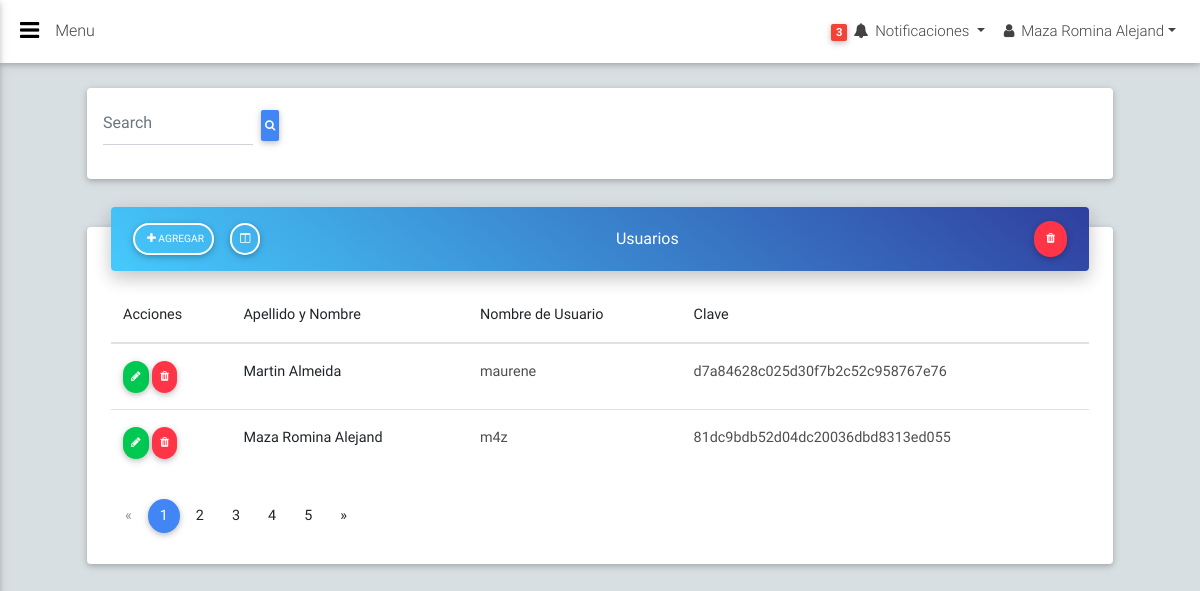
Screenshot of /usuarios/index.php (signed in) with the database file from the repository.
### tables this page shows
CREATE TABLE `usuarios` (
  `id_usuario` int(11) NOT NULL,
  `tipo_usuario` int(1) NOT NULL COMMENT '1=administrador,2=profesor,3=alumno',
  `rela_persona` int(11) NOT NULL,
  `nombre_usuario` varchar(250) NOT NULL,
  `clave` varchar(250) NOT NULL
);

CREATE TABLE `personas` (
  `id_persona` int(4) NOT NULL,
  `apellido_nombre_persona` varchar(60) NOT NULL,
  `cuil_persona` varchar(20) NOT NULL,
  `sexo` varchar(2) NOT NULL,
  `fecha_nacimiento` date DEFAULT NULL,
  `email` varchar(200) DEFAULT NULL,
  `domicilio` varchar(250) DEFAULT NULL,
  `contacto` int(20) DEFAULT NULL,
  `rela_id_localidad` int(4) DEFAULT NULL,
  `nacionalidad` varchar(100) DEFAULT NULL
);

### login/home.php (called while the page is built, shortened)
<?php
	include "../template/head.php";
	include "../template/notif.php";
?>

### usuarios/index.php (the view, shortened to what this page needs)
<?php
include "../login/home.php";
include "../conexion/conexion.php";
$sql="SELECT * FROM `usuarios` JOIN personas on id_persona=rela_persona";
$usuarios=$conexion->query($sql)->fetchAll(PDO::FETCH_OBJ);
?>
    <main>
    <div class="container-fluid">
        <section>
            <div class="card p-2 mb-5">
                <div class="row">
                    <div class="col-lg-6 col-md-7">
                        <form class="form-inline md-form mt-2 ml-2">
                            <input class="form-control my-0" type="text" placeholder="Search" style="max-width: 150px;">
                            <button class="btn btn-sm btn-primary ml-2 px-1"><i class="fa fa-search"></i>  </button>
                        </form>
                    </div>
                </div>
            </div>
            <div class="card card-cascade narrower z-depth-1">
                <div class="view gradient-card-header blue-gradient narrower py-2 mx-4 mb-3 d-flex justify-content-between align-items-center">
                    <div>
                        <a href="frmAgregar.php" type="button" class="btn btn-outline-white btn-rounded btn-sm px-2"><i class="fa fa-plus ml-1"></i> Agregar</a>
                        <button type="button" class="btn btn-outline-white btn-rounded btn-sm px-2"><i class="fa fa-columns mt-0"></i></button>
                    </div>
                    <a href="" class="white-text mx-3">Usuarios</a>
                    <div>
                        <button type="button" class="btn btn-danger btn-rounded btn-sm px-2"><i class="fa fa-trash m-1"></i></button>
                    </div>
                </div>
                <div class="px-4">
                    <div class="table-responsive">
                        <table class="table table-hover mb-0">
                            <thead>
                            <tr>
                                <th>Acciones</th>
                                <th>Apellido y Nombre</th>
                                <th>Nombre de Usuario</th>
                                <th>Clave</th>
                            </tr>
                            </thead>
                            <tbody>
                                <?php
                                foreach($usuarios as $usuario){?>
                                    <tr>
                                        <th>
                                        <div>
                                            <a type="button" class="btn btn-rounded btn-success btn-sm px-2" data-toggle="modal" data-target="#modalModificar" onclick="datosUsuario(<?php echo $usuario->id_usuario;?>)"><i class="fa fa-pencil" ></i></a>
                                            <a type="button" class="btn btn-rounded btn-danger btn-sm px-2" onclick="eliminarUsuario(<?php echo $usuario->id_usuario;?>)"><i class="fa fa-trash"></i></a>
                                        </div>
                                        </th>
                                        <th><?php echo $usuario->apellido_nombre_persona; ?></th>
                                        <td><?php echo $usuario->nombre_usuario; ?></td>
                                        <td><?php echo $usuario->clave; ?> </td>
                                    </tr>
                                <?php }?>
                            </tbody>
                        </table>
                    </div>
                    <nav class="my-4">
                        <ul class="pagination pagination-circle pg-blue mb-0">
                            <li class="page-item disabled">
                                <a class="page-link" aria-label="Previous">
                                    <span aria-hidden="true">&laquo;</span>
                                </a>
                            </li>
                            <li class="page-item active"><a class="page-link">1</a></li>
                            <li class="page-item"><a class="page-link">2</a></li>
                            <li class="page-item clearfix d-none d-md-inline-block"><a class="page-link">3</a></li>
                            <li class="page-item clearfix d-none d-md-inline-block"><a class="page-link">4</a></li>
                            <li class="page-item clearfix d-none d-md-inline-block"><a class="page-link">5</a></li>
                            <li class="page-item">
                                <a class="page-link" aria-label="Next">
                                    <span aria-hidden="true">&raquo;</span>
                                </a>
                            </li>
                        </ul>
                    </nav>
                </div>
            </div>
        </section>
    </div>
</main>
<?php
include "../template/script.php";
?>

### template/head.php (shortened to what this page needs)
<!DOCTYPE html>
<html lang="es">
<head>
    <link rel="stylesheet" href="https://maxcdn.bootstrapcdn.com/font-awesome/4.7.0/css/font-awesome.min.css">
    <link rel="stylesheet" href="../css/bootstrap.min.css">
    <link rel="stylesheet" href="../css/mdb.min.css">
    <link rel="stylesheet" href="../css/style.css">
</head>
<body class="fixed-sn white-skin">

### template/notif.php (shortened to what this page needs)
<nav class="navbar fixed-top navbar-expand-lg scrolling-navbar double-nav">
            <div class="float-left">
                <a href="#" data-activates="slide-out" class="button-collapse black-text"><i class="fa fa-bars"></i></a>
            </div>
            <div class="breadcrumb-dn mr-auto">
                <p>Menu</p>
            </div>
            <ul class="nav navbar-nav nav-flex-icons ml-auto">
                <li class="nav-item dropdown notifications-nav">
                    <a class="nav-link dropdown-toggle waves-effect" id="navbarDropdownMenuLink" data-toggle="dropdown" aria-haspopup="true"
                        aria-expanded="false">
                        <span class="badge red">3</span> <i class="fa fa-bell"></i>
                        <span class="d-none d-md-inline-block">Notificaciones</span>
                    </a>
                </li>
                <li class="nav-item dropdown">
                    <a class="nav-link dropdown-toggle waves-effect" href="#" id="userDropdown" data-toggle="dropdown" aria-haspopup="true" aria-expanded="false">
                        <i class="fa fa-user"></i> <span class="clearfix d-none d-sm-inline-block"><?php echo $_SESSION['apellido_nombre_persona']?></span></a>
                </li>
            </ul>
        </nav>

### template/script.php (shortened to what this page needs)
</body>
</html>

### css/style.css (style rules this page uses)
body { background-color: #d8dfe3; }

### rows the page displays
usuarios: rela_persona.apellido_nombre_persona "Martin Almeida", nombre_usuario "maurene", clave "d7a84628c025d30f7b2c52c958767e76"
usuarios: rela_persona.apellido_nombre_persona "Maza Romina Alejand", nombre_usuario "m4z", clave "81dc9bdb52d04dc20036dbd8313ed055"

### other values shown
$_SESSION['apellido_nombre_persona'] "Maza Romina Alejand"
